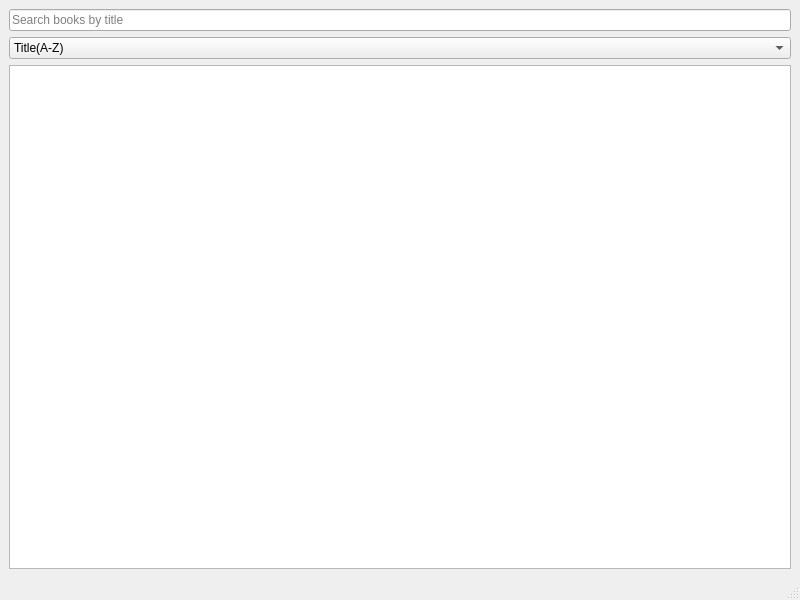
<?xml version="1.0" encoding="UTF-8"?>
<ui version="4.0">
 <class>MainWindow</class>
 <widget class="QMainWindow" name="MainWindow">
  <property name="geometry">
   <rect>
    <x>0</x>
    <y>0</y>
    <width>800</width>
    <height>600</height>
   </rect>
  </property>
  <property name="windowTitle">
   <string>MainWindow</string>
  </property>
  <widget class="QWidget" name="centralwidget">
   <layout class="QVBoxLayout" name="verticalLayout">
    <item>
     <layout class="QHBoxLayout" name="horizontalLayout"/>
    </item>
    <item>
     <widget class="QLineEdit" name="searchLineEdit">
      <property name="locale">
       <locale language="English" country="AmericanSamoa"/>
      </property>
      <property name="placeholderText">
       <string>Search books by title</string>
      </property>
     </widget>
    </item>
    <item>
     <widget class="QComboBox" name="sortComboBox">
      <property name="locale">
       <locale language="English" country="UnitedStates"/>
      </property>
      <item>
       <property name="text">
        <string>Title(A-Z)</string>
       </property>
      </item>
      <item>
       <property name="text">
        <string>Rating</string>
       </property>
      </item>
     </widget>
    </item>
    <item>
     <widget class="QListWidget" name="bookListWidget">
      <property name="locale">
       <locale language="English" country="AmericanSamoa"/>
      </property>
     </widget>
    </item>
   </layout>
  </widget>
  <widget class="QMenuBar" name="menubar">
   <property name="geometry">
    <rect>
     <x>0</x>
     <y>0</y>
     <width>800</width>
     <height>30</height>
    </rect>
   </property>
  </widget>
  <widget class="QStatusBar" name="statusbar"/>
 </widget>
 <resources/>
 <connections/>
</ui>
